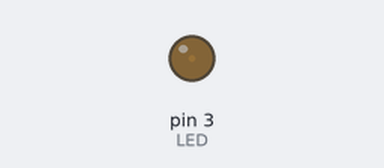
A sketch run on a simulated Arduino Uno, built with avr-gcc and run on an emulated ATmega328P. On the bench: output pins drawn as LEDs (lit = HIGH).

Above: at 0.05 s.
At 0.95 s:
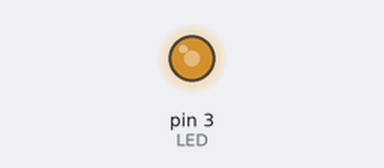
At 1.4 s:
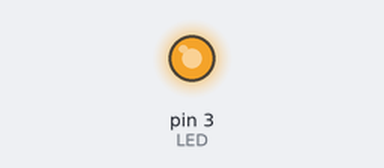
At 2.75 s:
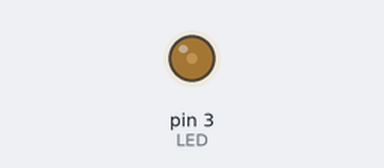
Timing chart, 0 to 7.2 s (numbered marks = the images above):
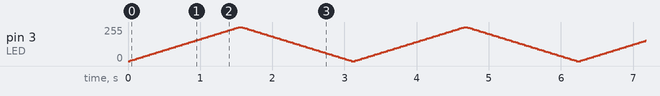

The sketch:

fadeinout.ino
```cpp
int LED = 3;
int bright = 0;
int fade = 5;


void setup() {
  // put your setup code here, to run once:
  pinMode(LED,OUTPUT);


}

/*

void loop() {
  // put your main code here, to run repeatedly:
  analogWrite(LED,bright);
  bright = bright + fade;
  if(bright >= 255 || bright <= 0)
  {
    fade = -fade;
  }
  delay(30);

}*/

void loop()
{
  for(int i = 0; i <= 255; i+=5)
  {
    analogWrite(LED,i);
    delay(30);
  }
  for(int i = 255;i >= 0;i-=5)
  {
    analogWrite(LED,i);
    delay(30);
  }
}
```
